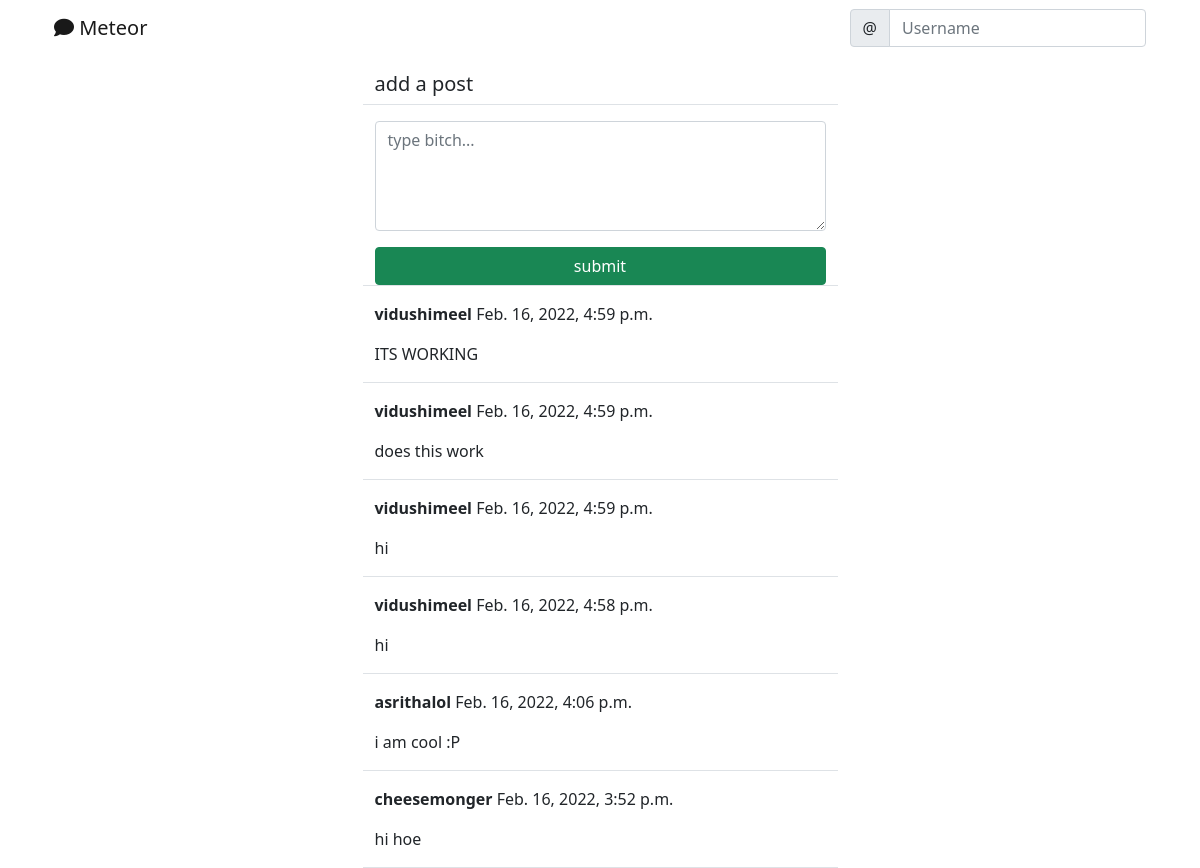
Page /social/ on the earlier database version.
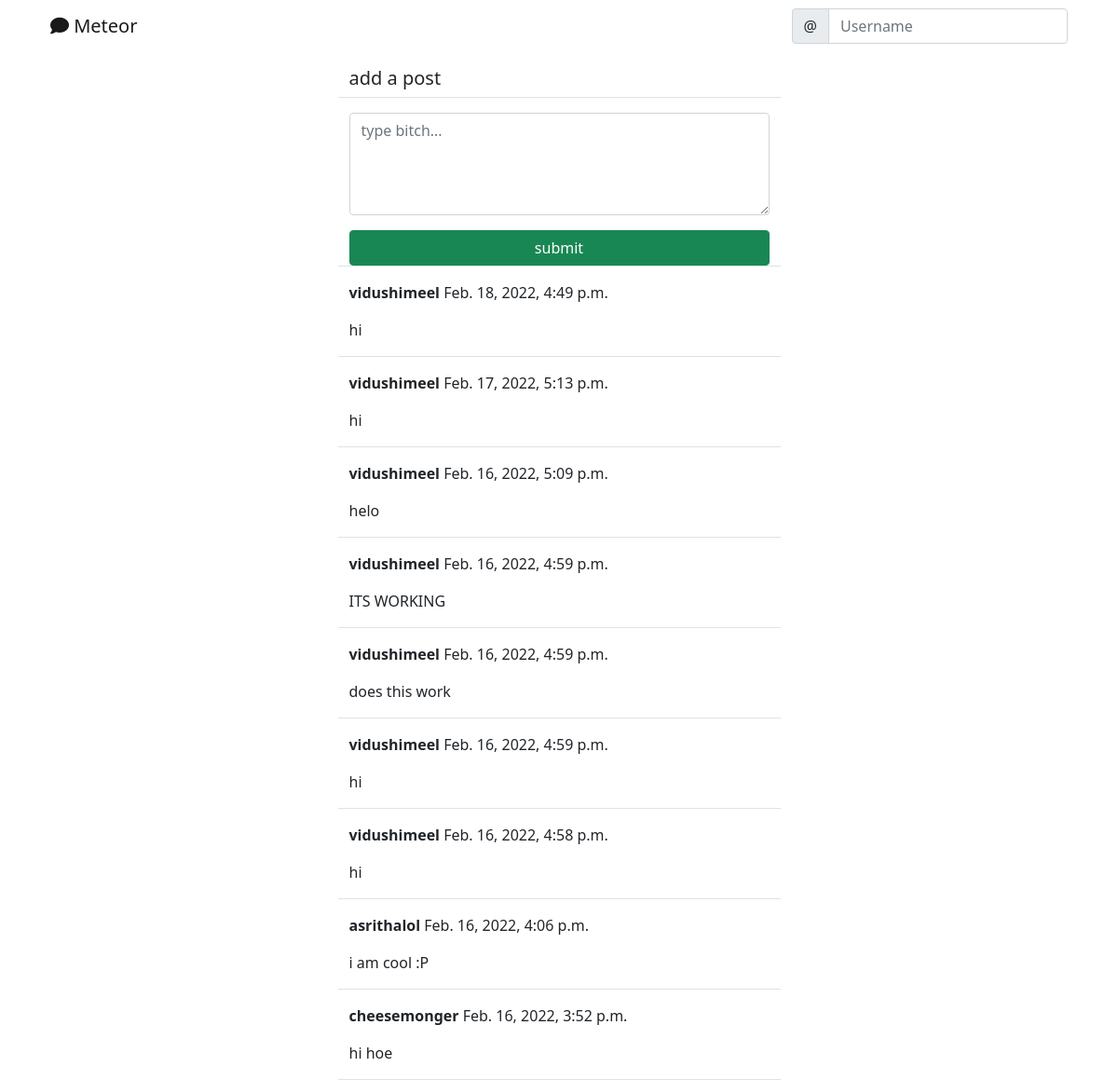
Same page on the later database version.
### social/models.py (models this page shows)
class Post(models.Model):
    body = models.TextField()
    created_on = models.DateTimeField(default=timezone.now)
    author = models.ForeignKey(User, on_delete=models.CASCADE)

### social/views.py (the view, shortened to what this page needs)
# urls.py: path('', PostListView.as_view(), name='post-list'),
class PostListView(View):
    def get(self, request, *args, **kwargs):
        posts = Post.objects.all().order_by('-created_on')
        form = PostForm()
        context = {
            'post_list': posts,
            'form': form,
        }
        return render(request, 'social/post_list.html', context)

### social/forms.py
class PostForm(forms.ModelForm):
	body = forms.CharField(
		label = '',
		widget = forms.Textarea(attrs = {
			'rows':'4',
			'placeholder': 'type bitch...'
			}))
	class Meta:
		model = Post
		fields = ['body']

### social/templates/social/post_list.html (shortened to what this page needs)
{% extends 'landing/base.html' %}
{% load crispy_forms_tags %}
{% block content %}
<div class = "container" >
	<div class = "row justify-content-center mt-3">
		<div class = "col-md-5 col-sm-12 border-bottom">
			<h5>add a post</h5>
		</div>
	</div>
	<div class = "row justify-content-center mt-3 mb-3">
		<div class = "col-md-5 col-sm-12 border-bottom">
			<form method = "POST">
				{{ form | crispy}}
				<div class = "d-grid gap-4">
					<button class = "btn btn-success mt-3" > submit</button>
				</div>
			</form>
		</div>
	</div>
	{% for post in post_list %}
	<div class = "row justify-content-center mt-3">
		<div class = "col-md-5 col-sm-12 border-bottom position-relative">
			<p> <strong> {{ post.author }} </strong> {{ post.created_on }} </p>
			<p> {{ post.body }} </p>
		</div>
	</div>
	{% endfor %}
</div>
{% endblock content %}

Differences in the rows shown:
added Post: author "vidushimeel", created_on "Feb. 18, 2022, 4:49 p.m.", body "hi"
added Post: author "vidushimeel", created_on "Feb. 17, 2022, 5:13 p.m.", body "hi"
added Post: author "vidushimeel", created_on "Feb. 16, 2022, 5:09 p.m.", body "helo"
